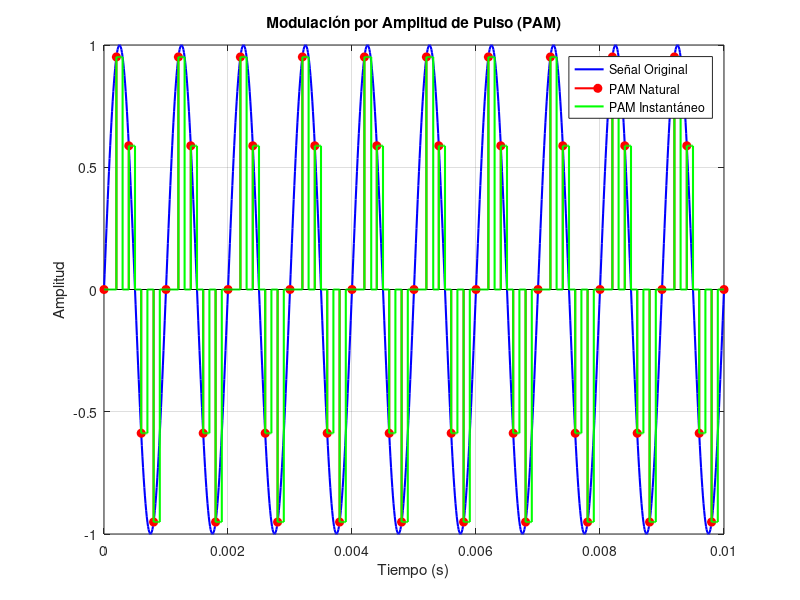

Write MATLAB code to recreate this figure.
% Código MATLAB modificado para mejorar la visualización de PAM Natural
clear; clc; close all;

%% señal original
A = 1;                  % Amplitud 
fc = 1000;              % Frecuencia 
T_cont = 1/100000;      % Período de muestreo
t_final = 0.01;         % Tiempo final
t = 0:T_cont:t_final;   % Vector tiempo

% Señal original
m = A*sin(2*pi*fc*t);

%% PAM Natural
fs_natural = 5000;      % Frecuencia
Ts_natural = 1/fs_natural;  % Período
d_natural = 0.8;        % Ciclo de trabajo
tau_natural = d_natural * Ts_natural;  % Ancho del pulso

%% PAM Instantáneo
fs_instant = 5000;      % Frecuencia 
Ts_instant = 1/fs_instant;    % Período 
d_instant = 0.1;        % Ciclo de trabajo  (tau/T)
T_signal = 1/fc;        % Período de la señal sinusoidal
tau_instant = d_instant * T_signal;  % Ancho 

%% Generación de la modulación PAM Natural
pam_natural = zeros(size(t));
t_sample_natural = 0:Ts_natural:t(end);
for k = 1:length(t_sample_natural)
    [~, idx] = min(abs(t - t_sample_natural(k)));
    pulse_indices = find(t >= t_sample_natural(k) & t < t_sample_natural(k) + tau_natural);
    pam_natural(pulse_indices) = m(idx);
end

%% Generación de la modulación PAM Instantáneo
pam_instant = zeros(size(t));
t_sample_instant = 0:Ts_instant:t(end);
for k = 1:length(t_sample_instant)
    [~, idx] = min(abs(t - t_sample_instant(k)));
    pulse_indices = find(t >= t_sample_instant(k) & t < t_sample_instant(k) + tau_instant);
    pam_instant(pulse_indices) = m(idx);
end

%% Graficar las señales
figure;
plot(t, m, 'b', 'LineWidth', 1.5); hold on;
stem(t_sample_natural, A*sin(2*pi*fc*t_sample_natural), 'r', 'filled','LineWidth',1.5);
stairs(t, pam_instant, 'g', 'LineWidth', 1.5);
legend('Señal Original', 'PAM Natural', 'PAM Instantáneo');
xlabel('Tiempo (s)');
ylabel('Amplitud');
title('Modulación por Amplitud de Pulso (PAM)');
grid on;